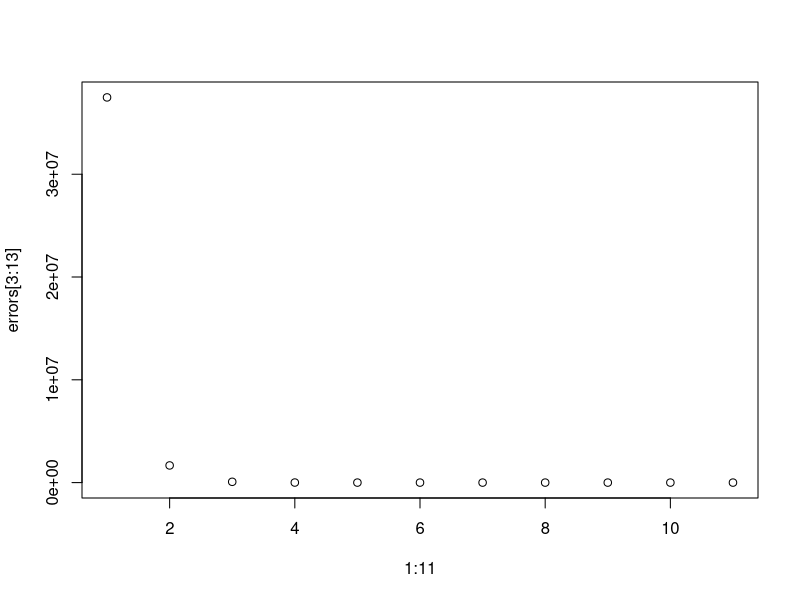

Reproduce this figure in R.
## ---- chunk 1
set.seed(1)
p = 100
n = 1000
x = matrix(ncol=p, nrow=n)
coefi = rep(NA, p)
for (i in 1:p) {
  x[,i] = rnorm(n)
  coefi[i] = rnorm(1) * 100
}
y = x %*% coefi + rnorm(n)
## ---- chunk 2
beta = rep(0, p)
max_iterations = 1000
errors = rep(NA, max_iterations + 1)
iter = 2
errors[1] = Inf
errors[2] = sum((y - x %*% beta)^2)
threshold = 0.0001
while (iter < max_iterations && errors[iter-1] - errors[iter] > threshold) {
  for (i in 1:p) {
    a = y - x %*% beta + beta[i] * x[,i] 
    beta[i] = lm(a~x[,i])$coef[2]
  }
  iter = iter + 1
  errors[iter] = sum((y - x %*% beta)^2)
  print(c(iter-2, errors[iter-1], errors[iter]))
}
## ---- chunk 3
plot(1:11, errors[3:13])
